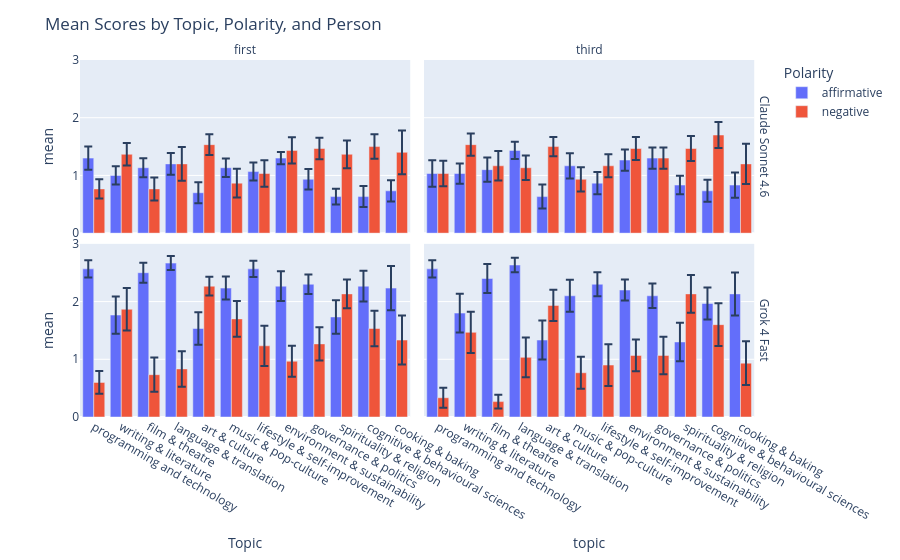

This figure's notebook cell:
### Code cell
fig = px.bar(df, x="topic", y="mean", color="polarity", barmode="group", error_y="stderr", facet_col="person", facet_row="model")
fig.update_layout(title="Mean Scores by Topic, Polarity, and Person", xaxis_title="Topic", yaxis_title="mean", legend_title="Polarity")
fig.for_each_annotation(lambda a: a.update(text=a.text.split("=")[-1]))
fig.update_yaxes(range=[0, 3])
fig.show()

### Figure 1 — Plotly figure (JSON) as saved in the notebook; plotly's stock layout.template omitted (floating-point values rounded to 4 significant figures)
{"data": [{"alignmentgroup": "True", "error_y": {"array": [0.2015, 0.1571, 0.1663, 0.1872, 0.1822, 0.1587, 0.1556, 0.1048, 0.1778, 0.1356, 0.1822, 0.1846]}, "hovertemplate": "polarity=affirmative<br>model=Claude Sonnet 4.6<br>person=first<br>topic=%{x}<br>mean=%{y}<extra></extra>", "legendgroup": "affirmative", "marker": {"color": "#636efa", "pattern": {"shape": ""}}, "name": "affirmative", "offsetgroup": "affirmative", "orientation": "v", "showlegend": true, "textposition": "auto", "type": "bar", "x": ["programming and technology", "writing & literature", "film & theatre", "language & translation", "art & culture", "music & pop-culture", "lifestyle & self-improvement", "environment & sustainability", "governance & politics", "spirituality & religion", "cognitive & behavioural sciences", "cooking & baking"], "xaxis": "x3", "y": [1.3, 1.0, 1.133, 1.2, 0.7, 1.133, 1.067, 1.3, 0.9333, 0.6333, 0.6333, 0.7333], "yaxis": "y3"}, {"alignmentgroup": "True", "error_y": {"array": [0.2301, 0.1753, 0.2111, 0.1495, 0.2076, 0.218, 0.1937, 0.1846, 0.1822, 0.1591, 0.1912, 0.218]}, "hovertemplate": "polarity=affirmative<br>model=Claude Sonnet 4.6<br>person=third<br>topic=%{x}<br>mean=%{y}<extra></extra>", "legendgroup": "affirmative", "marker": {"color": "#636efa", "pattern": {"shape": ""}}, "name": "affirmative", "offsetgroup": "affirmative", "orientation": "v", "showlegend": false, "textposition": "auto", "type": "bar", "x": ["programming and technology", "writing & literature", "film & theatre", "language & translation", "art & culture", "music & pop-culture", "lifestyle & self-improvement", "environment & sustainability", "governance & politics", "spirituality & religion", "cognitive & behavioural sciences", "cooking & baking"], "xaxis": "x4", "y": [1.033, 1.033, 1.1, 1.433, 0.6333, 1.167, 0.8667, 1.267, 1.3, 0.8333, 0.7333, 0.8333], "yaxis": "y4"}, {"alignmentgroup": "True", "error_y": {"array": [0.1495, 0.3222, 0.1739, 0.1217, 0.282, 0.1991, 0.141, 0.2572, 0.1681, 0.2889, 0.2667, 0.3818]}, "hovertemplate": "polarity=affirmative<br>model=Grok 4 Fast<br>person=first<br>topic=%{x}<br>mean=%{y}<extra></extra>", "legendgroup": "affirmative", "marker": {"color": "#636efa", "pattern": {"shape": ""}}, "name": "affirmative", "offsetgroup": "affirmative", "orientation": "v", "showlegend": false, "textposition": "auto", "type": "bar", "x": ["programming and technology", "writing & literature", "film & theatre", "language & translation", "art & culture", "music & pop-culture", "lifestyle & self-improvement", "environment & sustainability", "governance & politics", "spirituality & religion", "cognitive & behavioural sciences", "cooking & baking"], "xaxis": "x", "y": [2.567, 1.767, 2.5, 2.667, 1.533, 2.233, 2.567, 2.267, 2.3, 1.733, 2.267, 2.233], "yaxis": "y"}, {"alignmentgroup": "True", "error_y": {"array": [0.1495, 0.3341, 0.2524, 0.1262, 0.337, 0.2769, 0.2076, 0.1805, 0.2111, 0.335, 0.2787, 0.3725]}, "hovertemplate": "polarity=affirmative<br>model=Grok 4 Fast<br>person=third<br>topic=%{x}<br>mean=%{y}<extra></extra>", "legendgroup": "affirmative", "marker": {"color": "#636efa", "pattern": {"shape": ""}}, "name": "affirmative", "offsetgroup": "affirmative", "orientation": "v", "showlegend": false, "textposition": "auto", "type": "bar", "x": ["programming and technology", "writing & literature", "film & theatre", "language & translation", "art & culture", "music & pop-culture", "lifestyle & self-improvement", "environment & sustainability", "governance & politics", "spirituality & religion", "cognitive & behavioural sciences", "cooking & baking"], "xaxis": "x2", "y": [2.567, 1.8, 2.4, 2.633, 1.333, 2.1, 2.3, 2.2, 2.1, 1.3, 1.967, 2.133], "yaxis": "y2"}, {"alignmentgroup": "True", "error_y": {"array": [0.1652, 0.1953, 0.1991, 0.2906, 0.1805, 0.2494, 0.2301, 0.228, 0.1872, 0.2406, 0.2123, 0.3778]}, "hovertemplate": "polarity=negative<br>model=Claude Sonnet 4.6<br>person=first<br>topic=%{x}<br>mean=%{y}<extra></extra>", "legendgroup": "negative", "marker": {"color": "#EF553B", "pattern": {"shape": ""}}, "name": "negative", "offsetgroup": "negative", "orientation": "v", "showlegend": true, "textposition": "auto", "type": "bar", "x": ["programming and technology", "writing & literature", "film & theatre", "language & translation", "art & culture", "music & pop-culture", "lifestyle & self-improvement", "environment & sustainability", "governance & politics", "spirituality & religion", "cognitive & behavioural sciences", "cooking & baking"], "xaxis": "x3", "y": [0.7667, 1.367, 0.7667, 1.2, 1.533, 0.8667, 1.033, 1.433, 1.467, 1.367, 1.5, 1.4], "yaxis": "y3"}, {"alignmentgroup": "True", "error_y": {"array": [0.2191, 0.1937, 0.2546, 0.212, 0.1667, 0.2096, 0.2003, 0.2, 0.1822, 0.2177, 0.2247, 0.3485]}, "hovertemplate": "polarity=negative<br>model=Claude Sonnet 4.6<br>person=third<br>topic=%{x}<br>mean=%{y}<extra></extra>", "legendgroup": "negative", "marker": {"color": "#EF553B", "pattern": {"shape": ""}}, "name": "negative", "offsetgroup": "negative", "orientation": "v", "showlegend": false, "textposition": "auto", "type": "bar", "x": ["programming and technology", "writing & literature", "film & theatre", "language & translation", "art & culture", "music & pop-culture", "lifestyle & self-improvement", "environment & sustainability", "governance & politics", "spirituality & religion", "cognitive & behavioural sciences", "cooking & baking"], "xaxis": "x4", "y": [1.033, 1.533, 1.167, 1.133, 1.5, 0.9333, 1.167, 1.467, 1.3, 1.467, 1.7, 1.2], "yaxis": "y4"}, {"alignmentgroup": "True", "error_y": {"array": [0.1975, 0.3692, 0.2973, 0.3073, 0.1633, 0.3081, 0.348, 0.2697, 0.2889, 0.2494, 0.3071, 0.4246]}, "hovertemplate": "polarity=negative<br>model=Grok 4 Fast<br>person=first<br>topic=%{x}<br>mean=%{y}<extra></extra>", "legendgroup": "negative", "marker": {"color": "#EF553B", "pattern": {"shape": ""}}, "name": "negative", "offsetgroup": "negative", "orientation": "v", "showlegend": false, "textposition": "auto", "type": "bar", "x": ["programming and technology", "writing & literature", "film & theatre", "language & translation", "art & culture", "music & pop-culture", "lifestyle & self-improvement", "environment & sustainability", "governance & politics", "spirituality & religion", "cognitive & behavioural sciences", "cooking & baking"], "xaxis": "x", "y": [0.6, 1.867, 0.7333, 0.8333, 2.267, 1.7, 1.233, 0.9667, 1.267, 2.133, 1.533, 1.333], "yaxis": "y"}, {"alignmentgroup": "True", "error_y": {"array": [0.1721, 0.3556, 0.1197, 0.3459, 0.2713, 0.2769, 0.3619, 0.2758, 0.3251, 0.3266, 0.3712, 0.3778]}, "hovertemplate": "polarity=negative<br>model=Grok 4 Fast<br>person=third<br>topic=%{x}<br>mean=%{y}<extra></extra>", "legendgroup": "negative", "marker": {"color": "#EF553B", "pattern": {"shape": ""}}, "name": "negative", "offsetgroup": "negative", "orientation": "v", "showlegend": false, "textposition": "auto", "type": "bar", "x": ["programming and technology", "writing & literature", "film & theatre", "language & translation", "art & culture", "music & pop-culture", "lifestyle & self-improvement", "environment & sustainability", "governance & politics", "spirituality & religion", "cognitive & behavioural sciences", "cooking & baking"], "xaxis": "x2", "y": [0.3333, 1.467, 0.2667, 1.033, 1.933, 0.7667, 0.9, 1.067, 1.067, 2.133, 1.6, 0.9333], "yaxis": "y2"}], "layout": {"annotations": [{"font": {}, "showarrow": false, "text": "first", "x": 0.24, "xanchor": "center", "xref": "paper", "y": 1, "yanchor": "bottom", "yref": "paper"}, {"font": {}, "showarrow": false, "text": "third", "x": 0.74, "xanchor": "center", "xref": "paper", "y": 1, "yanchor": "bottom", "yref": "paper"}, {"font": {}, "showarrow": false, "text": "Grok 4 Fast", "textangle": 90, "x": 0.98, "xanchor": "left", "xref": "paper", "y": 0.2425, "yanchor": "middle", "yref": "paper"}, {"font": {}, "showarrow": false, "text": "Claude Sonnet 4.6", "textangle": 90, "x": 0.98, "xanchor": "left", "xref": "paper", "y": 0.7575, "yanchor": "middle", "yref": "paper"}], "barmode": "group", "legend": {"title": {"text": "Polarity"}, "tracegroupgap": 0}, "margin": {"t": 60}, "title": {"text": "Mean Scores by Topic, Polarity, and Person"}, "xaxis": {"anchor": "y", "domain": [0, 0.48], "title": {"text": "Topic"}}, "xaxis2": {"anchor": "y2", "domain": [0.5, 0.98], "matches": "x", "title": {"text": "topic"}}, "xaxis3": {"anchor": "y3", "domain": [0, 0.48], "matches": "x", "showticklabels": false}, "xaxis4": {"anchor": "y4", "domain": [0.5, 0.98], "matches": "x", "showticklabels": false}, "yaxis": {"anchor": "x", "domain": [0, 0.485], "range": [0, 3], "title": {"text": "mean"}}, "yaxis2": {"anchor": "x2", "domain": [0, 0.485], "matches": "y", "range": [0, 3], "showticklabels": false}, "yaxis3": {"anchor": "x3", "domain": [0.515, 1], "matches": "y", "range": [0, 3], "title": {"text": "mean"}}, "yaxis4": {"anchor": "x4", "domain": [0.515, 1], "matches": "y", "range": [0, 3], "showticklabels": false}}}
